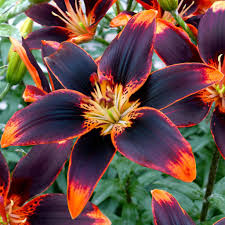
#> input picture Final Assesment/Images/Lilies.jpg, 225 x 225 px
$ python OpenCV_greyscale.py
#> lines starting #> are read from the running program, lines starting #| are printed output that depends on the picture
import cv2

# Load the image
image = cv2.imread('Images/Lilies.jpg')
#> image is the input picture: shape (225, 225, 3); mean B, G, R 70.8, 76.9, 106.7

# Check if the image was loaded successfully
if image is None:
    print("Error: image not found of failed to load.")
else:
    # Convert the image to grayscale
    gray_image = cv2.cvtColor(image, cv2.COLOR_BGR2GRAY)
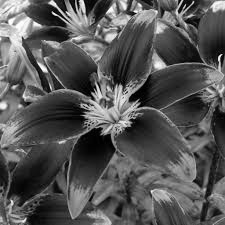
#> gray_image: shape (225, 225); min 0, max 255, mean 85.1

    # Display both original and grayscale images
    cv2.imshow('Original Image', image)
    cv2.imshow('Grayscale Image', gray_image)

    # Wait until a key is pressed, then close the windows
    cv2.waitKey(0)
    cv2.destroyAllWindows()
